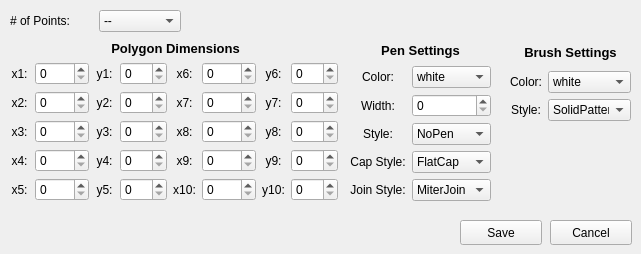
          <widget class="QWidget" name="addPolygon">
           <widget class="QWidget" name="layoutWidget_2">
            <property name="geometry">
             <rect>
              <x>10</x>
              <y>10</y>
              <width>171</width>
              <height>22</height>
             </rect>
            </property>
            <layout class="QGridLayout" name="polygonGetPoints">
             <item row="0" column="0">
              <widget class="QLabel" name="addPolygonNumPointsLabel">
               <property name="text">
                <string># of Points:</string>
               </property>
              </widget>
             </item>
             <item row="0" column="1">
              <widget class="QComboBox" name="addPolygonNumPoints">
               <item>
                <property name="text">
                 <string>--</string>
                </property>
               </item>
               <item>
                <property name="text">
                 <string>1</string>
                </property>
               </item>
               <item>
                <property name="text">
                 <string>2</string>
                </property>
               </item>
               <item>
                <property name="text">
                 <string>3</string>
                </property>
               </item>
               <item>
                <property name="text">
                 <string>4</string>
                </property>
               </item>
               <item>
                <property name="text">
                 <string>5</string>
                </property>
               </item>
               <item>
                <property name="text">
                 <string>6</string>
                </property>
               </item>
               <item>
                <property name="text">
                 <string>7</string>
                </property>
               </item>
               <item>
                <property name="text">
                 <string>8</string>
                </property>
               </item>
               <item>
                <property name="text">
                 <string>9</string>
                </property>
               </item>
               <item>
                <property name="text">
                 <string>10</string>
                </property>
               </item>
              </widget>
             </item>
            </layout>
           </widget>
           <widget class="QPushButton" name="polygonCancel">
            <property name="geometry">
             <rect>
              <x>550</x>
              <y>220</y>
              <width>82</width>
              <height>25</height>
             </rect>
            </property>
            <property name="text">
             <string>Cancel</string>
            </property>
           </widget>
           <widget class="QWidget" name="layoutWidget_3">
            <property name="geometry">
             <rect>
              <x>10</x>
              <y>40</y>
              <width>328</width>
              <height>161</height>
             </rect>
            </property>
            <layout class="QGridLayout" name="polygonDimensions">
             <item row="1" column="1">
              <widget class="QSpinBox" name="addPolygonx1">
               <property name="maximum">
                <number>1000</number>
               </property>
              </widget>
             </item>
             <item row="1" column="3">
              <widget class="QSpinBox" name="addPolygony1">
               <property name="maximum">
                <number>500</number>
               </property>
              </widget>
             </item>
             <item row="1" column="5">
              <widget class="QSpinBox" name="addPolygonx6">
               <property name="maximum">
                <number>1000</number>
               </property>
              </widget>
             </item>
             <item row="1" column="7">
              <widget class="QSpinBox" name="addPolygony6">
               <property name="maximum">
                <number>500</number>
               </property>
              </widget>
             </item>
             <item row="2" column="0">
              <widget class="QLabel" name="x2Label_2">
               <property name="text">
                <string>x2:</string>
               </property>
               <property name="alignment">
                <set>Qt::AlignCenter</set>
               </property>
              </widget>
             </item>
             <item row="2" column="1">
              <widget class="QSpinBox" name="addPolygonx2">
               <property name="alignment">
                <set>Qt::AlignLeading|Qt::AlignLeft|Qt::AlignVCenter</set>
               </property>
               <property name="maximum">
                <number>1000</number>
               </property>
              </widget>
             </item>
             <item row="1" column="0">
              <widget class="QLabel" name="x1Label_2">
               <property name="text">
                <string>x1:</string>
               </property>
               <property name="alignment">
                <set>Qt::AlignCenter</set>
               </property>
              </widget>
             </item>
             <item row="2" column="2">
              <widget class="QLabel" name="y2Label_2">
               <property name="text">
                <string>y2:</string>
               </property>
               <property name="alignment">
                <set>Qt::AlignCenter</set>
               </property>
              </widget>
             </item>
             <item row="2" column="3">
              <widget class="QSpinBox" name="addPolygony2">
               <property name="maximum">
                <number>500</number>
               </property>
              </widget>
             </item>
             <item row="2" column="4">
              <widget class="QLabel" name="x7Label_2">
               <property name="text">
                <string>x7:</string>
               </property>
               <property name="alignment">
                <set>Qt::AlignCenter</set>
               </property>
              </widget>
             </item>
             <item row="1" column="4">
              <widget class="QLabel" name="x6Label_2">
               <property name="text">
                <string>x6:</string>
               </property>
               <property name="alignment">
                <set>Qt::AlignCenter</set>
               </property>
              </widget>
             </item>
             <item row="2" column="5">
              <widget class="QSpinBox" name="addPolygonx7">
               <property name="maximum">
                <number>1000</number>
               </property>
              </widget>
             </item>
             <item row="2" column="6">
              <widget class="QLabel" name="y7Label_2">
               <property name="text">
                <string>y7:</string>
               </property>
               <property name="alignment">
                <set>Qt::AlignCenter</set>
               </property>
              </widget>
             </item>
             <item row="1" column="2">
              <widget class="QLabel" name="y1Label_2">
               <property name="text">
                <string>y1:</string>
               </property>
               <property name="alignment">
                <set>Qt::AlignCenter</set>
               </property>
              </widget>
             </item>
             <item row="1" column="6">
              <widget class="QLabel" name="y6Label_2">
               <property name="text">
                <string>y6:</string>
               </property>
               <property name="alignment">
                <set>Qt::AlignCenter</set>
               </property>
              </widget>
             </item>
             <item row="4" column="5">
              <widget class="QSpinBox" name="addPolygonx9">
               <property name="maximum">
                <number>1000</number>
               </property>
              </widget>
             </item>
             <item row="4" column="6">
              <widget class="QLabel" name="y9Label_2">
               <property name="text">
                <string>y9:</string>
               </property>
               <property name="alignment">
                <set>Qt::AlignCenter</set>
               </property>
              </widget>
             </item>
             <item row="4" column="4">
              <widget class="QLabel" name="x9Label_2">
               <property name="text">
                <string>x9:</string>
               </property>
               <property name="alignment">
                <set>Qt::AlignCenter</set>
               </property>
              </widget>
             </item>
             <item row="3" column="3">
              <widget class="QSpinBox" name="addPolygony3">
               <property name="maximum">
                <number>500</number>
               </property>
              </widget>
             </item>
             <item row="4" column="7">
              <widget class="QSpinBox" name="addPolygony9">
               <property name="maximum">
                <number>500</number>
               </property>
              </widget>
             </item>
             <item row="5" column="1">
              <widget class="QSpinBox" name="addPolygonx5">
               <property name="maximum">
                <number>1000</number>
               </property>
              </widget>
             </item>
             <item row="5" column="2">
              <widget class="QLabel" name="y5Label_2">
               <property name="text">
                <string>y5:</string>
               </property>
               <property name="alignment">
                <set>Qt::AlignCenter</set>
               </property>
              </widget>
             </item>
             <item row="5" column="4">
              <widget class="QLabel" name="x10Label_2">
               <property name="text">
                <string>x10:</string>
               </property>
               <property name="alignment">
                <set>Qt::AlignCenter</set>
               </property>
              </widget>
             </item>
             <item row="3" column="7">
              <widget class="QSpinBox" name="addPolygony8">
               <property name="maximum">
                <number>500</number>
               </property>
              </widget>
             </item>
             <item row="5" column="0">
              <widget class="QLabel" name="x5Label_2">
               <property name="text">
                <string>x5:</string>
               </property>
               <property name="alignment">
                <set>Qt::AlignCenter</set>
               </property>
              </widget>
             </item>
             <item row="5" column="3">
              <widget class="QSpinBox" name="addPolygony5">
               <property name="maximum">
                <number>500</number>
               </property>
              </widget>
             </item>
             <item row="3" column="1">
              <widget class="QSpinBox" name="addPolygonx3">
               <property name="maximum">
                <number>1000</number>
               </property>
              </widget>
             </item>
             <item row="4" column="1">
              <widget class="QSpinBox" name="addPolygonx4">
               <property name="maximum">
                <number>1000</number>
               </property>
              </widget>
             </item>
             <item row="5" column="6">
              <widget class="QLabel" name="y10Label_2">
               <property name="text">
                <string>y10:</string>
               </property>
               <property name="alignment">
                <set>Qt::AlignCenter</set>
               </property>
              </widget>
             </item>
             <item row="2" column="7">
              <widget class="QSpinBox" name="addPolygony7">
               <property name="maximum">
                <number>500</number>
               </property>
              </widget>
             </item>
             <item row="4" column="2">
              <widget class="QLabel" name="y4Label_2">
               <property name="text">
                <string>y4:</string>
               </property>
               <property name="alignment">
                <set>Qt::AlignCenter</set>
               </property>
              </widget>
             </item>
             <item row="3" column="5">
              <widget class="QSpinBox" name="addPolygonx8">
               <property name="maximum">
                <number>1000</number>
               </property>
              </widget>
             </item>
             <item row="4" column="0">
              <widget class="QLabel" name="x4Label_2">
               <property name="text">
                <string>x4:</string>
               </property>
               <property name="alignment">
                <set>Qt::AlignCenter</set>
               </property>
              </widget>
             </item>
             <item row="5" column="5">
              <widget class="QSpinBox" name="addPolygonx10">
               <property name="maximum">
                <number>1000</number>
               </property>
              </widget>
             </item>
             <item row="5" column="7">
              <widget class="QSpinBox" name="addPolygony10">
               <property name="maximum">
                <number>500</number>
               </property>
              </widget>
             </item>
             <item row="4" column="3">
              <widget class="QSpinBox" name="addPolygony4">
               <property name="maximum">
                <number>500</number>
               </property>
              </widget>
             </item>
             <item row="3" column="0">
              <widget class="QLabel" name="x3Label_2">
               <property name="text">
                <string>x3:</string>
               </property>
               <property name="alignment">
                <set>Qt::AlignCenter</set>
               </property>
              </widget>
             </item>
             <item row="3" column="2">
              <widget class="QLabel" name="y3Label_2">
               <property name="text">
                <string>y3:</string>
               </property>
               <property name="alignment">
                <set>Qt::AlignCenter</set>
               </property>
              </widget>
             </item>
             <item row="3" column="6">
              <widget class="QLabel" name="y8Label_2">
               <property name="text">
                <string>y8:</string>
               </property>
               <property name="alignment">
                <set>Qt::AlignCenter</set>
               </property>
              </widget>
             </item>
             <item row="3" column="4">
              <widget class="QLabel" name="x8Label_2">
               <property name="text">
                <string>x8:</string>
               </property>
               <property name="alignment">
                <set>Qt::AlignCenter</set>
               </property>
              </widget>
             </item>
             <item row="0" column="2" colspan="4">
              <widget class="QLabel" name="label_273">
               <property name="font">
                <font>
                 <pointsize>10</pointsize>
                 <weight>75</weight>
                 <bold>true</bold>
                </font>
               </property>
               <property name="text">
                <string>Polygon Dimensions</string>
               </property>
               <property name="alignment">
                <set>Qt::AlignCenter</set>
               </property>
              </widget>
             </item>
            </layout>
           </widget>
           <widget class="QWidget" name="layoutWidget_56">
            <property name="geometry">
             <rect>
              <x>350</x>
              <y>40</y>
              <width>141</width>
              <height>161</height>
             </rect>
            </property>
            <layout class="QGridLayout" name="polygonPenSettings">
             <item row="1" column="0">
              <widget class="QLabel" name="label_321">
               <property name="text">
                <string>Color:</string>
               </property>
               <property name="alignment">
                <set>Qt::AlignCenter</set>
               </property>
              </widget>
             </item>
             <item row="1" column="1">
              <widget class="QComboBox" name="addPolygonPenColor">
               <item>
                <property name="text">
                 <string>white</string>
                </property>
               </item>
               <item>
                <property name="text">
                 <string>black</string>
                </property>
               </item>
               <item>
                <property name="text">
                 <string>red</string>
                </property>
               </item>
               <item>
                <property name="text">
                 <string>green</string>
                </property>
               </item>
               <item>
                <property name="text">
                 <string>blue</string>
                </property>
               </item>
               <item>
                <property name="text">
                 <string>cyan</string>
                </property>
               </item>
               <item>
                <property name="text">
                 <string>magenta</string>
                </property>
               </item>
               <item>
                <property name="text">
                 <string>yellow</string>
                </property>
               </item>
               <item>
                <property name="text">
                 <string>gray</string>
                </property>
               </item>
              </widget>
             </item>
             <item row="2" column="1">
              <widget class="QSpinBox" name="addPolygonPenWidth">
               <property name="maximum">
                <number>20</number>
               </property>
              </widget>
             </item>
             <item row="2" column="0">
              <widget class="QLabel" name="label_322">
               <property name="text">
                <string>Width:</string>
               </property>
               <property name="alignment">
                <set>Qt::AlignCenter</set>
               </property>
              </widget>
             </item>
             <item row="3" column="0">
              <widget class="QLabel" name="label_323">
               <property name="text">
                <string>Style:</string>
               </property>
               <property name="alignment">
                <set>Qt::AlignCenter</set>
               </property>
              </widget>
             </item>
             <item row="4" column="1">
              <widget class="QComboBox" name="addPolygonCapStyle">
               <item>
                <property name="text">
                 <string>FlatCap</string>
                </property>
               </item>
               <item>
                <property name="text">
                 <string>SquareCap</string>
                </property>
               </item>
               <item>
                <property name="text">
                 <string>RoundCap</string>
                </property>
               </item>
              </widget>
             </item>
             <item row="5" column="0">
              <widget class="QLabel" name="label_324">
               <property name="text">
                <string>Join Style:</string>
               </property>
               <property name="alignment">
                <set>Qt::AlignCenter</set>
               </property>
              </widget>
             </item>
             <item row="4" column="0">
              <widget class="QLabel" name="label_325">
               <property name="text">
                <string>Cap Style:</string>
               </property>
               <property name="alignment">
                <set>Qt::AlignCenter</set>
               </property>
              </widget>
             </item>
             <item row="0" column="0" colspan="2">
              <widget class="QLabel" name="label_326">
               <property name="font">
                <font>
                 <pointsize>10</pointsize>
                 <weight>75</weight>
                 <bold>true</bold>
                </font>
               </property>
               <property name="text">
                <string>Pen Settings</string>
               </property>
               <property name="alignment">
                <set>Qt::AlignCenter</set>
               </property>
              </widget>
             </item>
             <item row="5" column="1">
              <widget class="QComboBox" name="addPolygonJoinStyle">
               <item>
                <property name="text">
                 <string>MiterJoin</string>
                </property>
               </item>
               <item>
                <property name="text">
                 <string>BevelJoin</string>
                </property>
               </item>
               <item>
                <property name="text">
                 <string>RoundJoin</string>
                </property>
               </item>
              </widget>
             </item>
             <item row="3" column="1">
              <widget class="QComboBox" name="addPolygonPenStyle">
               <item>
                <property name="text">
                 <string>NoPen</string>
                </property>
               </item>
               <item>
                <property name="text">
                 <string>SolidLine</string>
                </property>
               </item>
               <item>
                <property name="text">
                 <string>DashLine</string>
                </property>
               </item>
               <item>
                <property name="text">
                 <string>DotLine</string>
                </property>
               </item>
               <item>
                <property name="text">
                 <string>DashDotLine</string>
                </property>
               </item>
               <item>
                <property name="text">
                 <string>DashDotDotLine</string>
                </property>
               </item>
              </widget>
             </item>
            </layout>
           </widget>
           <widget class="QPushButton" name="polygonSave">
            <property name="geometry">
             <rect>
              <x>460</x>
              <y>220</y>
              <width>82</width>
              <height>25</height>
             </rect>
            </property>
            <property name="text">
             <string>Save</string>
            </property>
           </widget>
           <widget class="QWidget" name="layoutWidget_57">
            <property name="geometry">
             <rect>
              <x>510</x>
              <y>40</y>
              <width>121</width>
              <height>81</height>
             </rect>
            </property>
            <layout class="QGridLayout" name="polygonBrushSettings">
             <item row="1" column="0">
              <widget class="QLabel" name="label_264">
               <property name="text">
                <string>Color:</string>
               </property>
               <property name="alignment">
                <set>Qt::AlignCenter</set>
               </property>
              </widget>
             </item>
             <item row="2" column="1">
              <widget class="QComboBox" name="addPolygonBrushStyle">
               <item>
                <property name="text">
                 <string>SolidPattern</string>
                </property>
               </item>
               <item>
                <property name="text">
                 <string>HorPattern</string>
                </property>
               </item>
               <item>
                <property name="text">
                 <string>VerPattern</string>
                </property>
               </item>
               <item>
                <property name="text">
                 <string>NoBrush</string>
                </property>
               </item>
              </widget>
             </item>
             <item row="1" column="1">
              <widget class="QComboBox" name="addPolygonBrushColor">
               <item>
                <property name="text">
                 <string>white</string>
                </property>
               </item>
               <item>
                <property name="text">
                 <string>black</string>
                </property>
               </item>
               <item>
                <property name="text">
                 <string>red</string>
                </property>
               </item>
               <item>
                <property name="text">
                 <string>green</string>
                </property>
               </item>
               <item>
                <property name="text">
                 <string>blue</string>
                </property>
               </item>
               <item>
                <property name="text">
                 <string>cyan</string>
                </property>
               </item>
               <item>
                <property name="text">
                 <string>magenta</string>
                </property>
               </item>
               <item>
                <property name="text">
                 <string>yellow</string>
                </property>
               </item>
               <item>
                <property name="text">
                 <string>gray</string>
                </property>
               </item>
              </widget>
             </item>
             <item row="2" column="0">
              <widget class="QLabel" name="label_265">
               <property name="text">
                <string>Style:</string>
               </property>
               <property name="alignment">
                <set>Qt::AlignCenter</set>
               </property>
              </widget>
             </item>
             <item row="0" column="0" colspan="2">
              <widget class="QLabel" name="label_266">
               <property name="font">
                <font>
                 <pointsize>10</pointsize>
                 <weight>75</weight>
                 <bold>true</bold>
                </font>
               </property>
               <property name="text">
                <string>Brush Settings</string>
               </property>
               <property name="alignment">
                <set>Qt::AlignCenter</set>
               </property>
              </widget>
             </item>
            </layout>
           </widget>
          </widget>
